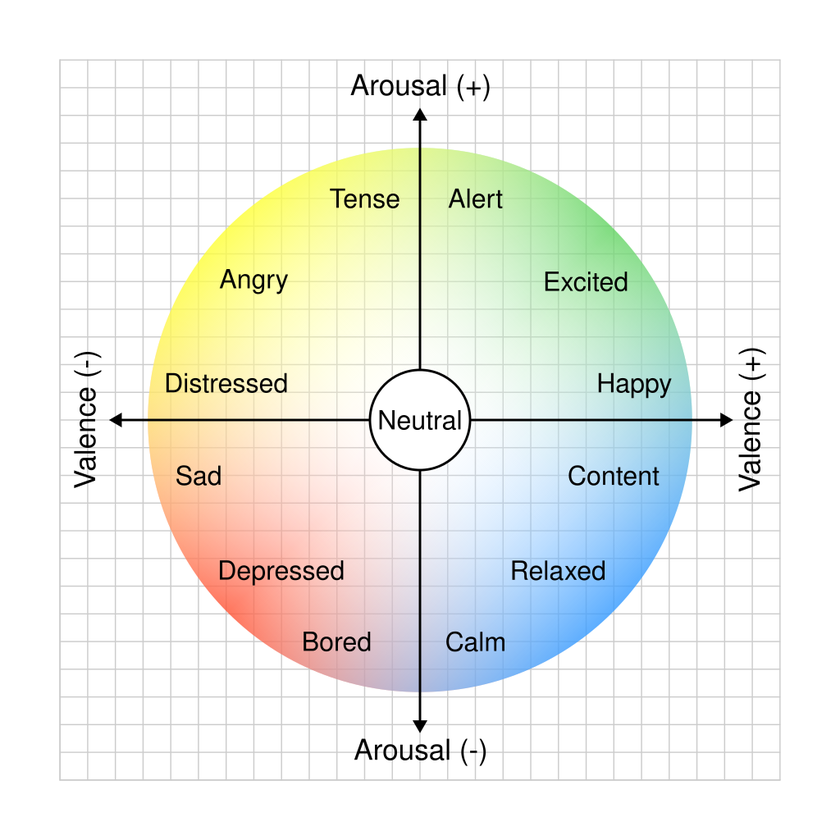
#> input picture .assets/circumplex_model_of_emotion.png, 840 x 840 px, shrunk from 1024 x 1024 before the run
$ python GenerateMoodImpactOverview.py
#> lines starting #> are read from the running program, lines starting #| are printed output that depends on the picture
# scrpt to generate a visual overview of the mood impact of the gestures on the circumplex model of emotion

import os
import matplotlib.pyplot as plt
import matplotlib.patheffects as path_effects
from PIL import Image

background_image_path = os.path.join(os.path.dirname(__file__), "circumplex_model_of_emotion.png")
background_image = Image.open(background_image_path)
#> background_image is the input picture: PIL image 840x840 RGB; mean R, G, B 237.6, 239.6, 232.9

# dictionary can be taken from json file in moods/cat_characters directory for the corresponding cat character
gesture_vectors = {
    "Thumb_Up": (0.3, -0.1),
    "Thumb_Down": (-0.3, -0.1),
    "Closed_Fist": (-0.4, 0.2),
    "Open_Palm": (0.2, 0.4),
    "middle_finger": (-0.6, 0.6),
    "Victory": (0.4, 0.3),
    "Pointing_Up": (-0.1, 0.4),
    "Wave": (0.5, -0.3),
}

fig, ax = plt.subplots(figsize=(8, 8))
ax.set_xlim(-1, 1)
ax.set_ylim(-1, 1)
ax.set_xlabel("Valence", fontsize=12)
ax.set_ylabel("Arousal", fontsize=12)

ax.imshow(background_image, extent=[-1, 1, -1, 1], aspect='auto', alpha=0.7)

for gesture, (valence, arousal) in gesture_vectors.items():
    ax.quiver(0, 0, valence, arousal, angles='xy', scale_units='xy', scale=1,
              color='blue', alpha=0.7, width=0.01)

    ax.text(valence + 0.05, arousal + 0.05, gesture, fontsize=10,
            ha='center', va='center', color='blue',
            path_effects=[path_effects.withStroke(linewidth=2, foreground="white")])

ax.set_title("Gesture Vectors in Circumplex Model of Emotion", fontsize=14)
plt.grid(False)
plt.show()
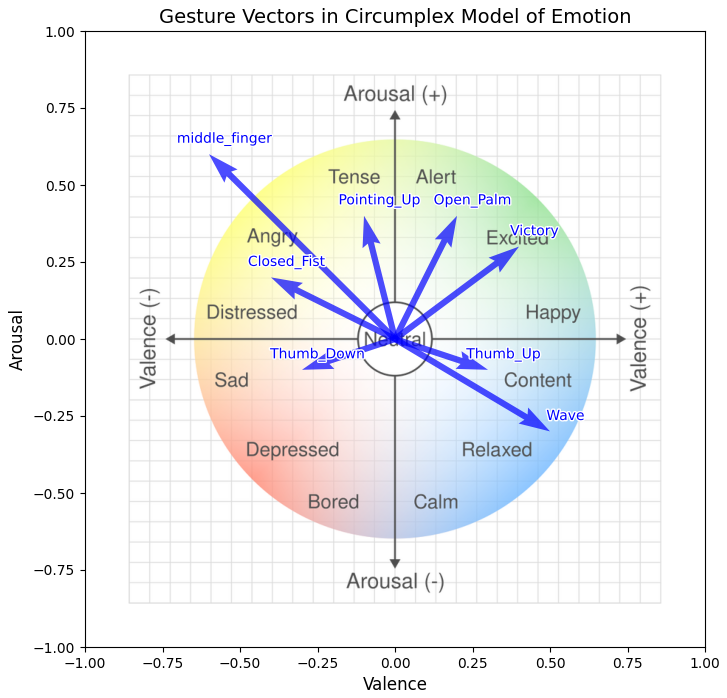
#> figure drawn by matplotlib, 1 panel

$ run again, with .assets/arch.png copied over .assets/circumplex_model_of_emotion.png
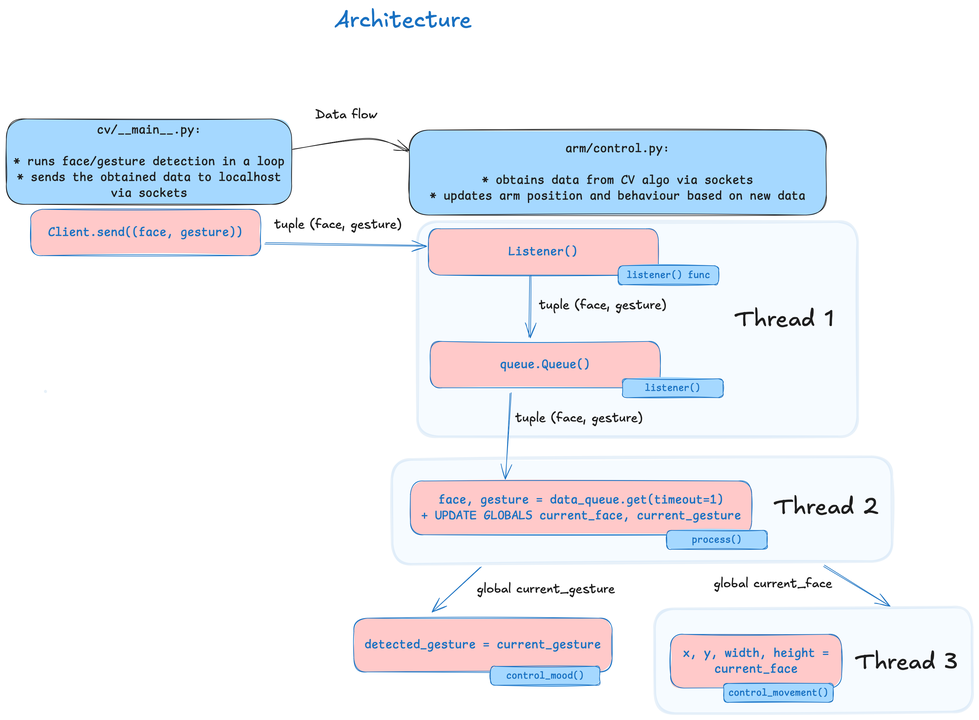
#> input picture .assets/arch.png, 979 x 720 px, shrunk from 3095 x 2277 before the run
#> background_image is the input picture: PIL image 979x720 RGBA; mean R, G, B, A 238.8, 240.7, 246, 255
#> `plt.show()`:
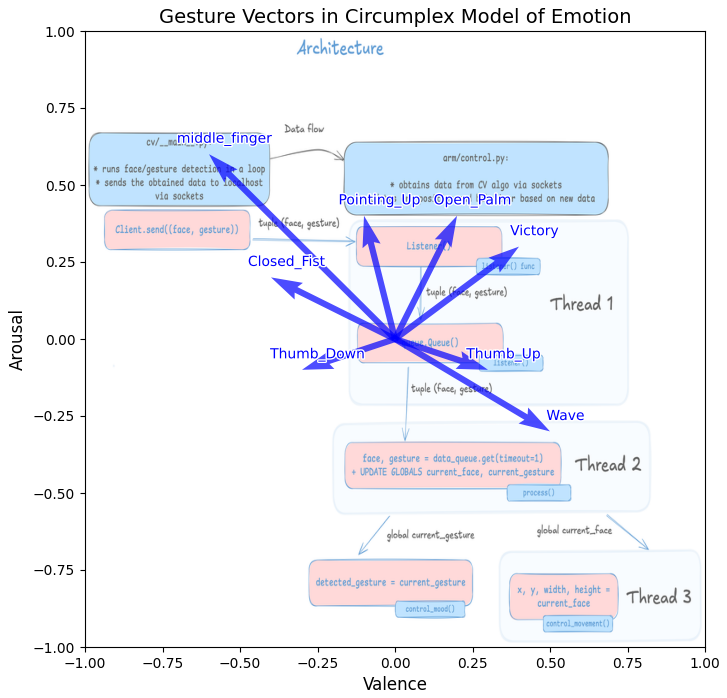
#> figure drawn by matplotlib, 1 panel

$ run again, with .assets/mood_impact_gestures.png copied over .assets/circumplex_model_of_emotion.png
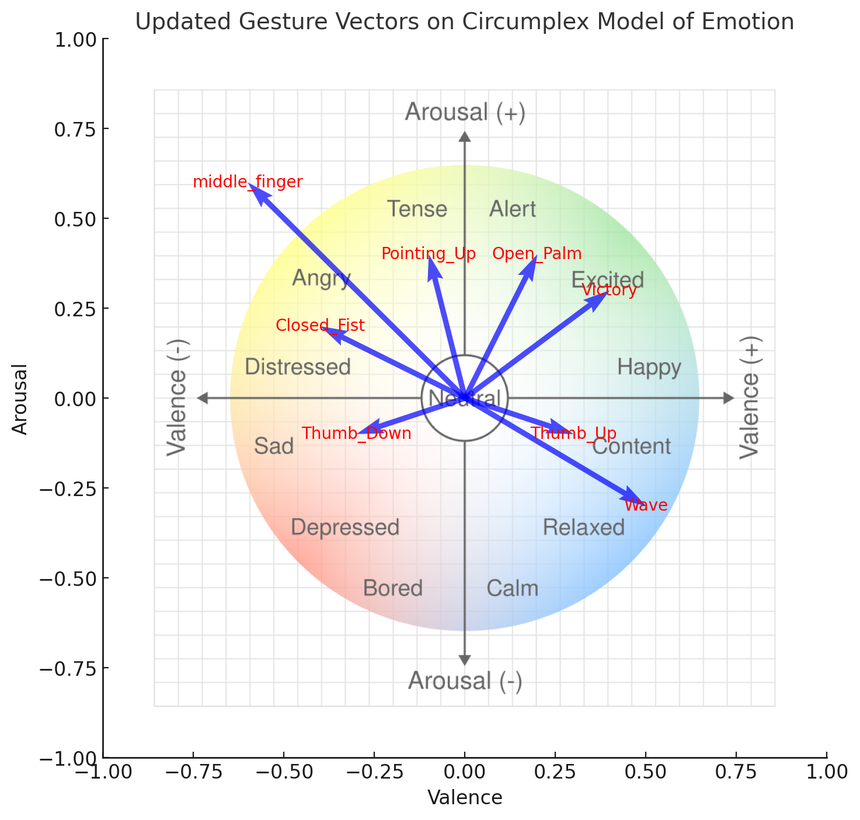
#> input picture .assets/mood_impact_gestures.png, 860 x 820 px, shrunk from 1473 x 1405 before the run
#> background_image is the input picture: PIL image 860x820 RGBA; mean R, G, B, A 242.3, 242.2, 241.4, 255
#> `plt.show()`:
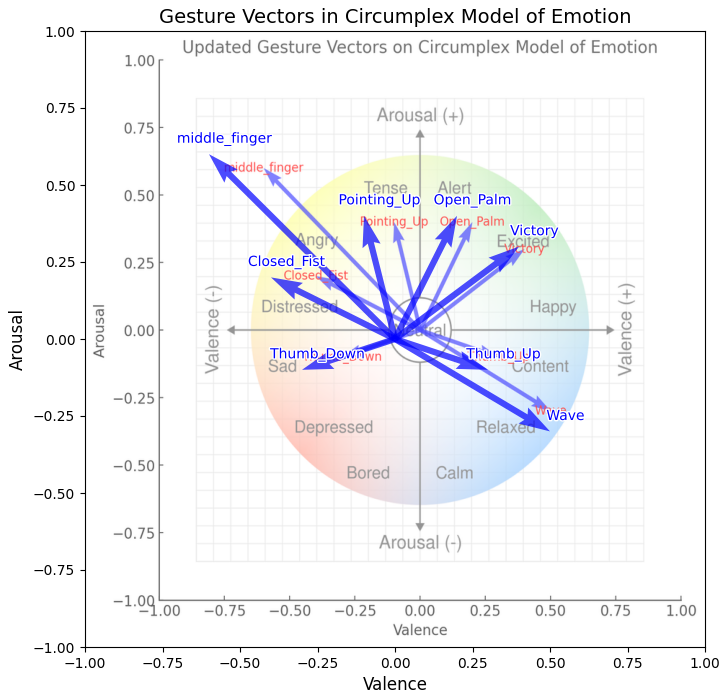
#> figure drawn by matplotlib, 1 panel
